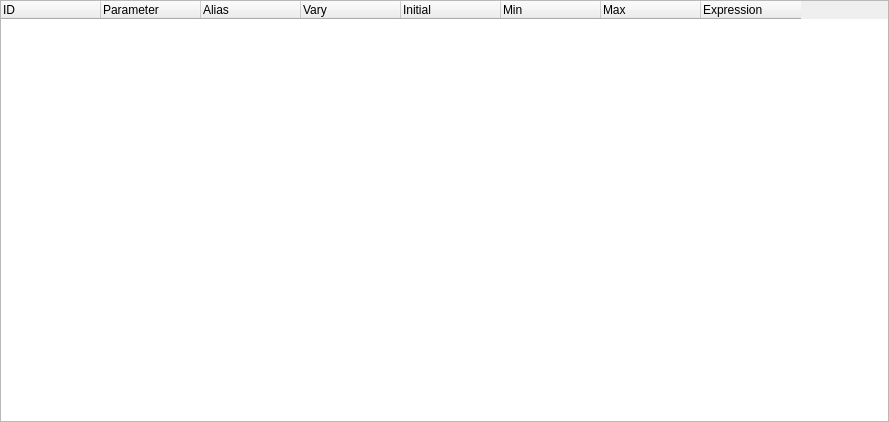
<?xml version="1.0" encoding="UTF-8"?>
<ui version="4.0">
 <class>lmfittree</class>
 <widget class="QWidget" name="lmfittree">
  <property name="geometry">
   <rect>
    <x>0</x>
    <y>0</y>
    <width>889</width>
    <height>422</height>
   </rect>
  </property>
  <property name="windowTitle">
   <string>Form</string>
  </property>
  <layout class="QHBoxLayout" name="horizontalLayout">
   <property name="leftMargin">
    <number>0</number>
   </property>
   <property name="topMargin">
    <number>0</number>
   </property>
   <property name="rightMargin">
    <number>0</number>
   </property>
   <property name="bottomMargin">
    <number>0</number>
   </property>
   <item>
    <widget class="QTreeWidget" name="tree">
     <property name="horizontalScrollBarPolicy">
      <enum>Qt::ScrollBarAlwaysOff</enum>
     </property>
     <property name="alternatingRowColors">
      <bool>true</bool>
     </property>
     <property name="verticalScrollMode">
      <enum>QAbstractItemView::ScrollPerPixel</enum>
     </property>
     <property name="columnCount">
      <number>8</number>
     </property>
     <attribute name="headerMinimumSectionSize">
      <number>10</number>
     </attribute>
     <attribute name="headerStretchLastSection">
      <bool>false</bool>
     </attribute>
     <column>
      <property name="text">
       <string>ID</string>
      </property>
     </column>
     <column>
      <property name="text">
       <string>Parameter</string>
      </property>
     </column>
     <column>
      <property name="text">
       <string>Alias</string>
      </property>
     </column>
     <column>
      <property name="text">
       <string>Vary</string>
      </property>
     </column>
     <column>
      <property name="text">
       <string>Initial</string>
      </property>
     </column>
     <column>
      <property name="text">
       <string>Min</string>
      </property>
     </column>
     <column>
      <property name="text">
       <string>Max</string>
      </property>
     </column>
     <column>
      <property name="text">
       <string>Expression</string>
      </property>
     </column>
    </widget>
   </item>
  </layout>
 </widget>
 <resources/>
 <connections/>
</ui>
